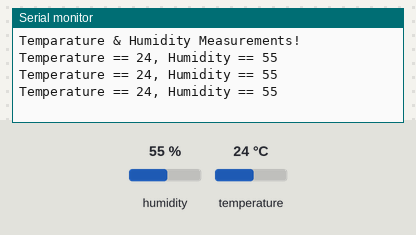
A sketch run on a simulated Arduino Uno, built with avr-gcc and run on an emulated ATmega328P. On the bench: the last lines printed to the serial monitor. Inputs (shaded band) come from the test bench; at power-on: humidity 55 %, temperature 24 °C.

Above: at 2.8 s.
2.9 s: humidity set to 22 %
At 5.4 s:
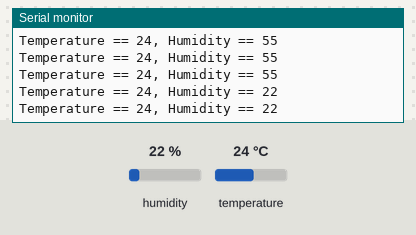
5.6 s: temperature set to 12 °C
At 7.8 s:
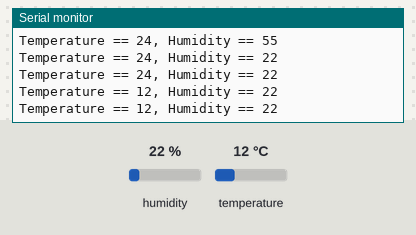
8.3 s: humidity set to 40 %
At 10.0 s:
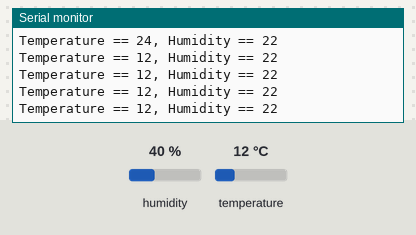
Timing chart, 0 to 11.5 s (numbered marks = the images above; inputs shaded):
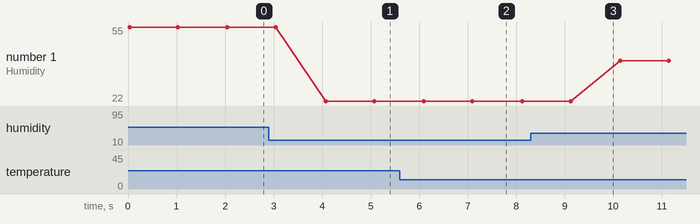

Measured:
- after the input at 2.9 s, the serial monitor: prints a new line after 1.2 s (image 1)
- after the input at 5.6 s, the serial monitor: prints a new line after 0.50 s (image 2)
- plotted number 1: 55 → 22 after the input at 2.9 s, 22 → 40 after the input at 8.3 s

The sketch:

Temperature-Humidity.ino
```cpp
#include "DHT.h"
#define DHTPIN 5                       // Digital Pin 5
#define DHTTYPE DHT11                  // We are Using DHT11
int i=1;
DHT dht(DHTPIN, DHTTYPE);              // Initialising Pin and Type of DHT

void setup() {
  Serial.begin(9600);
  Serial.println("Temparature & Humidity Measurements!");
  dht.begin();
}

// the loop
void loop() {
  int temp = dht.readTemperature();        // Reading Temperature Value
  String temperature = String(temp);

  int hum =  dht.readHumidity();             // Reading Humidity Value
  String humidity = String(hum);                 // Converting them to string
  Serial.println("Temperature == " + temperature + ", Humidity == " + humidity);
  delay(1000); // Update after every 15 seconds
}
```
